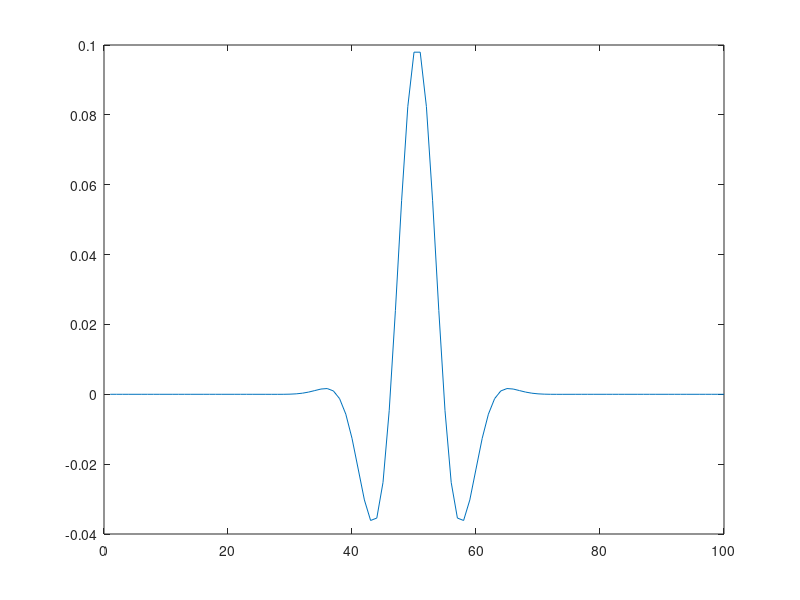

Source code (MATLAB):
centre = 1.8;
sigma = 0.2;
scale = 0.1;
k=10;


select_fcn = @(x,y,z) exp(-(y - centre).^2 / (2 * sigma^2)) .*(scale * cos(k * (y-centre)));
plot(select_fcn(0,linspace(0,3.6,100),0))
